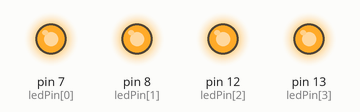
This program was run on a simulated Arduino Uno, built with avr-gcc and run on an emulated ATmega328P. On the bench: output pins drawn as LEDs (lit = HIGH).

Above: at 0.15 s.
At 3.65 s:
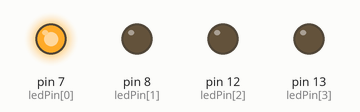
At 4.85 s:
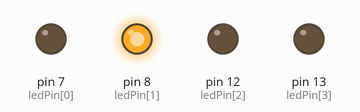
At 6.55 s:
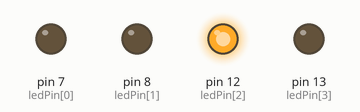
At 9.75 s:
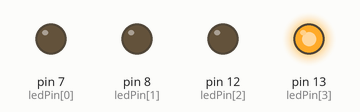
At 13.05 s:
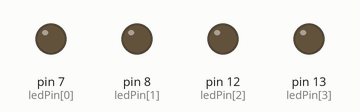
Timing chart, 0 to 13.3 s (numbered marks = the images above):
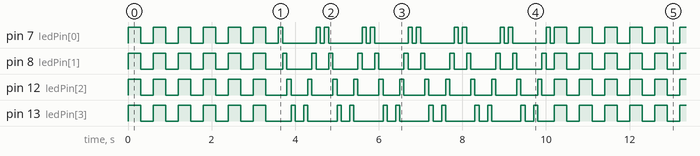

Measured:
- by itself, pin 7 (ledPin[0]), pin 8 (ledPin[1]), pin 12 (ledPin[2]), pin 13 (ledPin[3]): moves between LOW and HIGH, repeating every 10.2 s
- by itself, everything shown: repeats every 10.2 s, in 72 steps

The program:

main.cpp
```cpp
#include <Arduino.h>

int ledPin[4] = {7, 8, 12, 13};
void setBulbsToOutput(int ledPin[]);
void blinkTogether(int ledPin[], int speed);
void allLightsOn(int ledPin[]);
void allLightsOff(int ledPin[]);
void selectOneBulb(int ledPin[], int bulbNumber);
void lightsLeftToRight(int ledPin[], int speed);
void lightsRightToLeft(int ledPin[], int speed);

void setup() {
  setBulbsToOutput(ledPin);
}

void loop() {
  for (int i = 0; i < 6; i++)
  {
    blinkTogether(ledPin, 300);
  }

  for (int i = 0; i < 6; i++)
  {
    lightsLeftToRight(ledPin, 100);
    lightsRightToLeft(ledPin, 100);
  }
}

void setBulbsToOutput(int ledPin[]) {
  for (int i = 0; i < 4; i++)
  {
    pinMode(ledPin[i], OUTPUT);
  }
}

void blinkTogether(int ledPin[], int speed) {
  allLightsOn(ledPin);
  delay(speed);
  allLightsOff(ledPin);
  delay(speed);
}

void allLightsOn(int ledPin[]) {
  for (int i = 0; i < 4; i++)
  {
    digitalWrite(ledPin[i], HIGH);
  }
}

void allLightsOff(int ledPin[]) {
  for (int i = 0; i < 4; i++)
  {
    digitalWrite(ledPin[i], LOW);
  }
}

void lightsLeftToRight(int ledPin[], int speed) {
  for (int i = 0; i < 4; i++) {
    selectOneBulb(ledPin, i);
    delay(speed);
  }
  allLightsOff(ledPin);
  delay(speed);
}

void lightsRightToLeft(int ledPin[], int speed) {
  for (int i = 4; i >= 0; i--)
  {
    selectOneBulb(ledPin, i);
    delay(speed);
  }
  allLightsOff(ledPin);
  delay(speed);
}

void selectOneBulb(int ledPin[], int bulbNumber) {
  for (int i = 0; i < 4; i++) {
    if (i == bulbNumber) {
      digitalWrite(ledPin[i], HIGH);
    } else {
      digitalWrite(ledPin[i], LOW);
    }
  }
}

  
```
